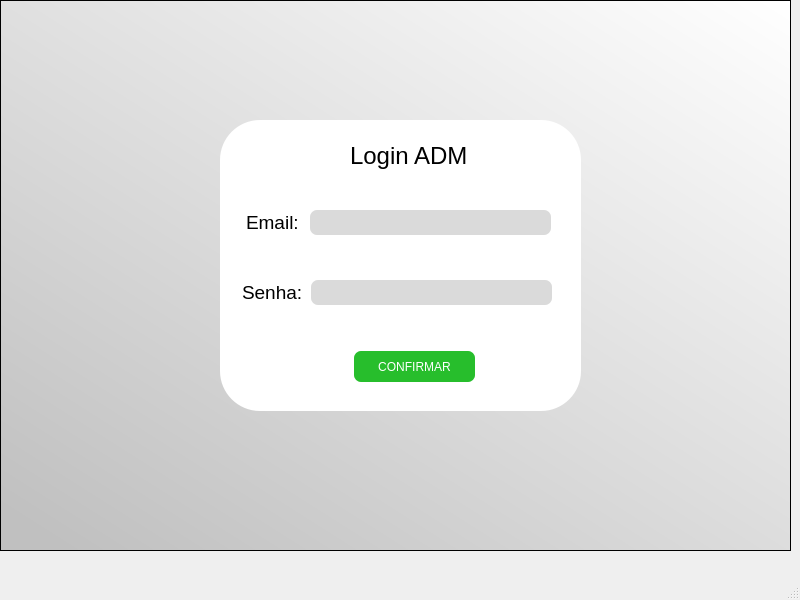
<?xml version="1.0" encoding="UTF-8"?>
<ui version="4.0">
 <class>MainWindow</class>
 <widget class="QMainWindow" name="MainWindow">
  <property name="geometry">
   <rect>
    <x>0</x>
    <y>0</y>
    <width>800</width>
    <height>600</height>
   </rect>
  </property>
  <property name="windowTitle">
   <string>MainWindow</string>
  </property>
  <widget class="QWidget" name="centralwidget">
   <widget class="QFrame" name="frame">
    <property name="geometry">
     <rect>
      <x>0</x>
      <y>0</y>
      <width>791</width>
      <height>551</height>
     </rect>
    </property>
    <property name="styleSheet">
     <string notr="true">background-color: qlineargradient(spread:pad, x1:0.085, y1:1, x2:1, y2:0, stop:0 rgba(192, 192, 192, 255), stop:1 rgba(255, 255, 255, 255));
</string>
    </property>
    <property name="frameShape">
     <enum>QFrame::StyledPanel</enum>
    </property>
    <property name="frameShadow">
     <enum>QFrame::Raised</enum>
    </property>
    <widget class="QFrame" name="frame_2">
     <property name="geometry">
      <rect>
       <x>220</x>
       <y>120</y>
       <width>361</width>
       <height>291</height>
      </rect>
     </property>
     <property name="styleSheet">
      <string notr="true">background-color: rgb(255, 255, 255);
border-radius: 40;</string>
     </property>
     <property name="frameShape">
      <enum>QFrame::StyledPanel</enum>
     </property>
     <property name="frameShadow">
      <enum>QFrame::Raised</enum>
     </property>
     <widget class="QLabel" name="label_2">
      <property name="geometry">
       <rect>
        <x>26</x>
        <y>94</y>
        <width>61</width>
        <height>17</height>
       </rect>
      </property>
      <property name="font">
       <font>
        <pointsize>14</pointsize>
       </font>
      </property>
      <property name="styleSheet">
       <string notr="true">color: rgb(0, 0, 0);</string>
      </property>
      <property name="text">
       <string>Email:</string>
      </property>
     </widget>
     <widget class="QLabel" name="label">
      <property name="geometry">
       <rect>
        <x>130</x>
        <y>20</y>
        <width>121</width>
        <height>31</height>
       </rect>
      </property>
      <property name="font">
       <font>
        <pointsize>18</pointsize>
       </font>
      </property>
      <property name="styleSheet">
       <string notr="true">color: rgb(0, 0, 0);
alternate-background-color: rgb(85, 87, 83);</string>
      </property>
      <property name="text">
       <string>Login ADM</string>
      </property>
     </widget>
     <widget class="QLabel" name="label_3">
      <property name="geometry">
       <rect>
        <x>22</x>
        <y>164</y>
        <width>67</width>
        <height>17</height>
       </rect>
      </property>
      <property name="font">
       <font>
        <pointsize>14</pointsize>
       </font>
      </property>
      <property name="styleSheet">
       <string notr="true">color: rgb(0, 0, 0);</string>
      </property>
      <property name="text">
       <string>Senha:</string>
      </property>
     </widget>
     <widget class="QLineEdit" name="email">
      <property name="geometry">
       <rect>
        <x>90</x>
        <y>90</y>
        <width>241</width>
        <height>25</height>
       </rect>
      </property>
      <property name="font">
       <font>
        <pointsize>10</pointsize>
       </font>
      </property>
      <property name="styleSheet">
       <string notr="true">background-color: rgb(218, 218, 218);
color: rgb(0, 0, 0);
border-radius:7;</string>
      </property>
      <property name="text">
       <string/>
      </property>
     </widget>
     <widget class="QLineEdit" name="senha">
      <property name="geometry">
       <rect>
        <x>91</x>
        <y>160</y>
        <width>241</width>
        <height>25</height>
       </rect>
      </property>
      <property name="font">
       <font>
        <pointsize>10</pointsize>
       </font>
      </property>
      <property name="styleSheet">
       <string notr="true">background-color: rgb(218, 218, 218);
color: rgb(0, 0, 0);
border-radius:7;</string>
      </property>
      <property name="text">
       <string/>
      </property>
     </widget>
     <widget class="QPushButton" name="confirmarbtn">
      <property name="geometry">
       <rect>
        <x>134</x>
        <y>231</y>
        <width>121</width>
        <height>31</height>
       </rect>
      </property>
      <property name="cursor">
       <cursorShape>PointingHandCursor</cursorShape>
      </property>
      <property name="styleSheet">
       <string notr="true">background-color: rgb(39, 190, 44);
color: rgb(255, 255, 255);
border-radius:7;

</string>
      </property>
      <property name="text">
       <string>CONFIRMAR</string>
      </property>
     </widget>
    </widget>
   </widget>
  </widget>
  <widget class="QMenuBar" name="menubar">
   <property name="geometry">
    <rect>
     <x>0</x>
     <y>0</y>
     <width>800</width>
     <height>21</height>
    </rect>
   </property>
  </widget>
  <widget class="QStatusBar" name="statusbar"/>
 </widget>
 <resources/>
 <connections/>
</ui>
